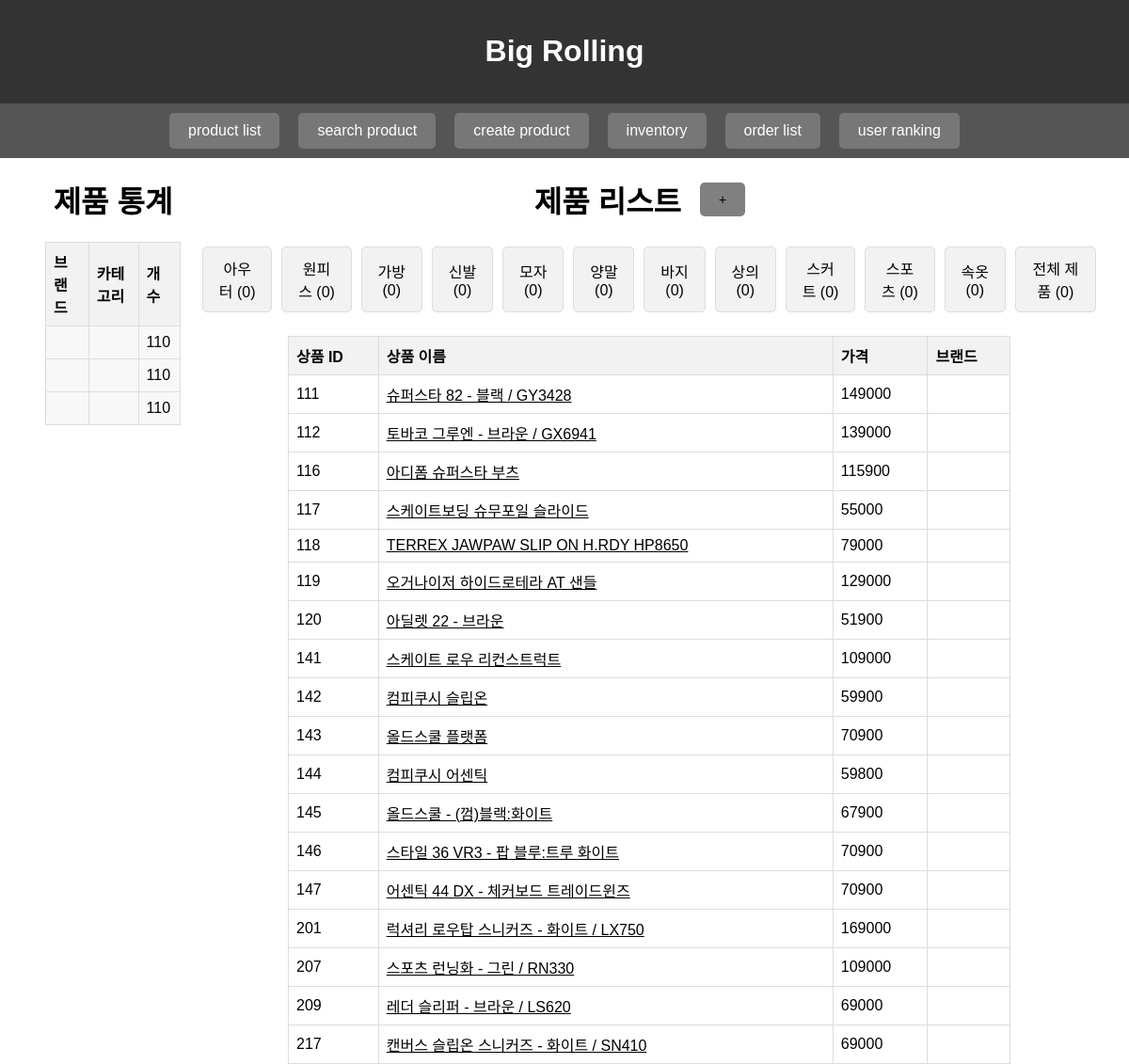
/php/product_list.php?category=4, run on the app's committed database.
### tables this page shows
CREATE TABLE `product` (
  `product_id` int(11) NOT NULL AUTO_INCREMENT,
  `product_name` varchar(255) NOT NULL,
  `price` int(11) NOT NULL,
  `description` text DEFAULT NULL,
  `category_id` int(11) NOT NULL,
  `brand_id` int(11) NOT NULL,
  PRIMARY KEY (`product_id`),
  KEY `category_id` (`category_id`),
  KEY `brand_id` (`brand_id`),
  CONSTRAINT `product_ibfk_1` FOREIGN KEY (`category_id`) REFERENCES `category` (`category_id`) ON UPDATE CASCADE,
  CONSTRAINT `product_ibfk_2` FOREIGN KEY (`brand_id`) REFERENCES `brand` (`brand_id`) ON UPDATE CASCADE
);

### php/db_connection.php (called while the page is built, shortened)
<?php
$servername = "localhost";
$username = "root";
$password = "";
$dbname = "team16";
function connectToDatabase() {
    global $servername, $username, $password, $dbname;
    $conn = mysqli_connect($servername, $username, $password, $dbname);
    return $conn;
}
?>

### php/product_list.php (the view, shortened to what this page needs)
<?php
include(__DIR__ . '/db_connection.php');
$sql_roll = "SELECT BRAND.brand_name, CATEGORY.category_name, COUNT(PRODUCT.product_id) AS product_count
        FROM PRODUCT
        LEFT JOIN BRAND ON PRODUCT.brand_id = BRAND.brand_id
        LEFT JOIN CATEGORY ON PRODUCT.category_id = CATEGORY.category_id
        GROUP BY BRAND.brand_name, CATEGORY.category_name WITH ROLLUP";
$result_roll = mysqli_query(connectToDatabase(), $sql_roll);
$cateQuery = "SELECT CATEGORY.category_id, CATEGORY.category_name, COUNT(PRODUCT.product_id) AS product_count
                FROM CATEGORY
                LEFT JOIN PRODUCT ON CATEGORY.category_id = PRODUCT.category_id
                GROUP BY CATEGORY.category_id WITH ROLLUP";
$cateResult = mysqli_query(connectToDatabase(), $cateQuery);
$selectedCategory = isset($_GET['category']) ? $_GET['category'] : null;
$sql = "SELECT PRODUCT.*, BRAND.brand_name
        FROM PRODUCT
        LEFT JOIN BRAND ON PRODUCT.brand_id = BRAND.brand_id";
if (!empty($selectedCategory)) {
    $sql .= " WHERE PRODUCT.category_id = $selectedCategory";
}
$result = mysqli_query(connectToDatabase(), $sql);
?>
<!DOCTYPE html>
<html lang="ko">
<head>
</head>
<body>
<?php
include('index.php');
?>
    <div class="container">
    <div style=" width: 15%">
        <h1>제품 통계</h1>
        <?php
            $currentBrand = null;
        ?>
        <?php if ($result_roll->num_rows > 0) : ?>
            <table>
                <tr>
                    <th>브랜드</th>
                    <th>카테고리</th>
                    <th>개수</th>
                </tr>
                <?php while ($row = mysqli_fetch_assoc($result_roll)) : ?>
                    <tr <?php echo ($row['brand_name'] === null) ? 'style="background-color: #f8f8f8;"' : ''; ?>>
                        <td <?php echo ($row['brand_name'] == $currentBrand) ? 'style="background-color: #f8f8f8;"' : '';?>>
                        <?php if ($row['brand_name'] !== $currentBrand) {
                            echo $row['brand_name'];
                            $currentBrand = $row['brand_name'];
                        } ?></td>
                        <td <?php echo ($row['category_name'] == null) ? 'style="background-color: #f8f8f8;"' : '';?>><?php echo $row['category_name']; ?></td>
                        <td><?php echo $row['product_count']; ?></td>
                    </tr>
                <?php endwhile; ?>
            </table>
        <?php else : ?>
            <p>상품이 없습니다</p>
        <?php endif; ?>
    </div>
    <div style=" width: 80%;">
    <div class="container">
    <h1>제품 리스트</h1>
    <div style="display: flex;flex-direction: column;align-items: center;justify-content: center;">
    <a href="create_product.php">
        <button style="font-size: 14px;margin: 20px;">+</button>
    </a>
        </div></div>
    <div class="category-buttons">
        <?php while ($categoryRow = mysqli_fetch_assoc($cateResult)) : ?>
            <button onclick="filterByCategory(<?php echo $categoryRow['category_id']; ?>)"
                <?php echo ($categoryRow['category_id'] == $selectedCategory) ? 'class="active"' : ''; ?>>
                <?php
                if ($categoryRow['category_id'] !== null) {
                    echo $categoryRow['category_name'] . ' (' . $categoryRow['product_count'] . ')';
                } else {
                    echo '전체 제품 (' . $categoryRow['product_count'] . ')';
                }
                ?>
            </button>
        <?php endwhile; ?>
    </div>
    <?php if ($result->num_rows > 0) : ?>
        <table>
            <tr>
                <th>상품 ID</th>
                <th>상품 이름</th>
                <th>가격</th>
                <th>브랜드</th>
            </tr>
            <?php while ($row = mysqli_fetch_assoc($result)) : ?>
                <tr>
                    <td><?php echo $row['product_id']; ?></td>
                    <td>
                    <a href='#' onclick='saveAndRedirect(<?php echo $row["product_id"]; ?>); return false;' style='color:black'>
                        <?php echo $row['product_name']; ?>
                    </a>
                    </td>
                    <td><?php echo $row['price']; ?></td>
                    <td><?php echo $row['brand_name']; ?></td>
                </tr>
            <?php endwhile; ?>
        </table>
    <?php else : ?>
        <p>해당 카테고리에 상품이 존재하지 않습니다.</p>
    <?php endif; ?>
    </div>
    </div>
</body>
</html>

### php/product_list.php (style rules this page uses)
body { text-align: center; }
h1 { text-align: center; }
table { margin: 0 auto; border-collapse: collapse; width: 80%; }
th, td { border: 1px solid #dddddd; text-align: left; padding: 8px; }
th { background-color: #f2f2f2; }
.category-buttons { display: flex; justify-content: center; margin-bottom: 20px; }
.category-buttons button { background-color: #f2f2f2; border: 1px solid #ddd; padding: 10px 15px; margin: 5px; cursor: pointer; transition: background-color 0.3s; }
.container { display: flex; justify-content: center; }
button { background-color: GRAY; color: black; border: none; padding: 10px 20px; text-align: center; text-decoration: none; display: inline-block; font-size: 16px; margin: 4px 2px; cursor: pointer; border-radius: 5px; }

### php/index.php (style rules this page uses)
body { font-family: Arial, sans-serif; margin: 0; padding: 0; }

### data on the page
product: product_id "111", product_name "슈퍼스타 82 - 블랙 / GY3428", price "149000"
product: product_id "112", product_name "토바코 그루엔 - 브라운 / GX6941", price "139000"
product: product_id "116", product_name "아디폼 슈퍼스타 부츠", price "115900"
product: product_id "117", product_name "스케이트보딩 슈무포일 슬라이드", price "55000"
product: product_id "118", product_name "TERREX JAWPAW SLIP ON H.RDY HP8650", price "79000"
product: product_id "119", product_name "오거나이저 하이드로테라 AT 샌들", price "129000"
product: product_id "120", product_name "아딜렛 22 - 브라운", price "51900"
product: product_id "141", product_name "스케이트 로우 리컨스트럭트", price "109000"
product: product_id "142", product_name "컴피쿠시 슬립온", price "59900"
product: product_id "143", product_name "올드스쿨 플랫폼", price "70900"
product: product_id "144", product_name "컴피쿠시 어센틱", price "59800"
product: product_id "145", product_name "올드스쿨 - (껌)블랙:화이트", price "67900"
product: product_id "146", product_name "스타일 36 VR3 - 팝 블루:트루 화이트", price "70900"
product: product_id "147", product_name "어센틱 44 DX - 체커보드 트레이드윈즈", price "70900"
product: product_id "201", product_name "럭셔리 로우탑 스니커즈 - 화이트 / LX750", price "169000"
product: product_id "207", product_name "스포츠 런닝화 - 그린 / RN330", price "109000"
product: product_id "209", product_name "레더 슬리퍼 - 브라운 / LS620", price "69000"
product: product_id "217", product_name "캔버스 슬립온 스니커즈 - 화이트 / SN410", price "69000"

### other printed values
$row['product_count'] "110"
$categoryRow['category_name'] "아우터"
$categoryRow['product_count'] "0"
$categoryRow['category_name'] "원피스"
$categoryRow['category_name'] "가방"
$categoryRow['category_name'] "신발"
$categoryRow['category_name'] "모자"
$categoryRow['category_name'] "양말"
$categoryRow['category_name'] "바지"
$categoryRow['category_name'] "상의"
$categoryRow['category_name'] "스커트"
$categoryRow['category_name'] "스포츠"
$categoryRow['category_name'] "속옷"
